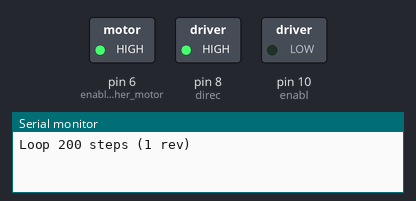
Simulated run of this sketch. Board: Arduino Uno, built with avr-gcc and run on an emulated ATmega328P. On the bench: switched loads named in the sketch (green lamp = pin HIGH), the last lines printed to the serial monitor. Pins used as bus, display or sensor lines are not drawn.

Above: at 0.4 s.
At 1.8 s:
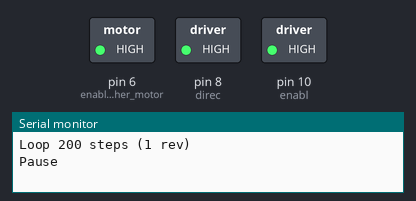
At 3.2 s:
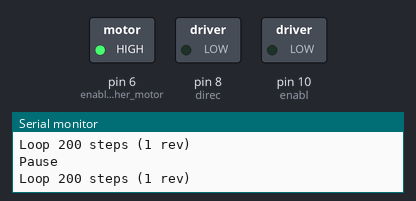
At 4.6 s:
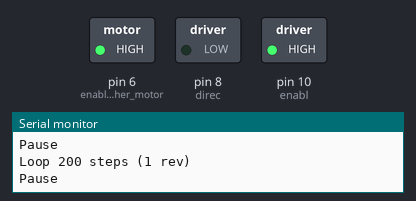
Timing chart, 0 to 7.3 s (numbered marks = the images above):
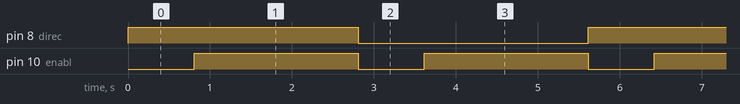

Measured:
- by itself, pin 8 (direc): alternates HIGH for 2.8 s and LOW for 2.8 s
- by itself, pin 10 (enabl): alternates HIGH for 2.0 s and LOW for 0.81 s
- by itself, everything shown: repeats every 5.6 s, in 4 steps

The sketch:

a4988_without_library.ino
```cpp
// Run a A4998 Stepstick from an Arduino UNO.
// Paul Hurley Aug 2015

int x,dirc;
int direc=8;
int steps=9;
int enabl=10;
int enable_other_motor=6;

void setup()
{
  Serial.begin(9600);
  dirc=1;
  pinMode(enabl,OUTPUT); // Enable
  pinMode(steps,OUTPUT); // Step
  pinMode(direc,OUTPUT); // Dir
  digitalWrite(enabl,LOW); // Set Enable low

  pinMode(enable_other_motor,OUTPUT);
  digitalWrite(enable_other_motor,HIGH); // disable other motor
}

void loop()
{
  digitalWrite(enabl,LOW); // Set Enable low
  if(dirc==1)
  {
    digitalWrite(direc,HIGH); // Set Dir high --> GUZS
  }
  else
  {
    digitalWrite(direc,LOW); // Set Dir LOW --> UZS
  }
  Serial.println("Loop 200 steps (1 rev)");

  for(x = 0; x < 5*3200; x++) // Loop 200 times
  {
    stepMotor();
  }
  dirc=dirc*-1;
  Serial.println("Pause");
    digitalWrite(enabl,HIGH);
  delay(2000); // pause one second
}

void stepMotor()
{
    digitalWrite(steps,HIGH); // Output high
    delayMicroseconds(20); // Wait
    digitalWrite(steps,LOW); // Output low
    delayMicroseconds(20); // Wait
}
```
